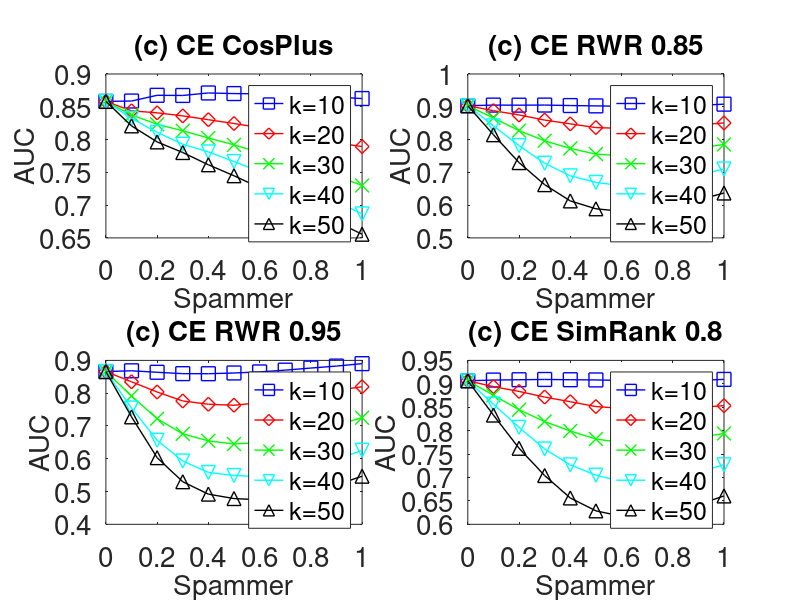

Reproduce this figure in MATLAB.

subplot(2,2,1);
x=0:0.1:1;
y=[0.858184     0.8587426	0.8674862	0.8672474	0.8710446	0.8701208	0.8697354	0.8695238	0.8649196	0.8646066	0.8625438
];
plot(x,y,'-bs','LineWidth',1,'MarkerSize',10);
hold on;

y=[0.858184      0.843791	0.8407628	0.8361246	0.8302818	0.8244338	0.8182202	0.813264	0.8035632	0.7948924	0.7893536
];
plot(x,y,'-rd','LineWidth',1,'MarkerSize',10);
hold on;

y=[0.858184 	0.8375916	0.8232672	0.8133912	0.802335	0.7919298	0.780079	0.7691476	0.7576666	0.7447862	0.7299224
];
plot(x,y,'-gx','LineWidth',1,'MarkerSize',10);
hold on;

y=[0.858184 	0.8321822	0.8110352	0.7928458	0.7811784	0.7665024	0.7509172	0.734901	0.7202644	0.7052394	0.686624
];
plot(x,y,'-cv','LineWidth',1,'MarkerSize',10);
hold on;

y=[0.858184 	0.820857	0.796396	0.7801924	0.7615506	0.744816	0.7264802	0.7095366	0.691314	0.674529	0.655587
];
plot(x,y,'-k^','LineWidth',1,'MarkerSize',10);


set(gca,'FontSize',20);
xlabel('Spammer','fontsize',20);
ylabel('AUC','fontsize',20);
title('(c) CE CosPlus','fontsize',20);

legend('k=10','k=20','k=30','k=40','k=50');
hold on;



subplot(2,2,2);
x=0:0.1:1;
y=[0.9031704    0.9050938	0.9048508	0.9051682	0.9037226	0.9026746	0.9015678	0.9018898	0.9026372	0.904281	0.9079476
];
plot(x,y,'-bs','LineWidth',1,'MarkerSize',10);
hold on;

y=[0.9031704   0.8880664	0.8750646	0.859384	0.8478974	0.8365242	0.8340232	0.8325994	0.8367288	0.844289	0.8507526
];
plot(x,y,'-rd','LineWidth',1,'MarkerSize',10);
hold on;

y=[0.9031704	0.8656988	0.8273532	0.7961276	0.7729112	0.7555718	0.75101	0.7539212	0.7606526	0.773901	0.7849872
];
plot(x,y,'-gx','LineWidth',1,'MarkerSize',10);
hold on;

y=[0.9031704	0.8418486	0.781491	0.7277866	0.689352	0.6693064	0.6593048	0.6658852	0.6748486	0.6913488	0.7103438
];
plot(x,y,'-cv','LineWidth',1,'MarkerSize',10);
hold on;

y=[0.9031704	0.8147298	0.7296426	0.6623686	0.6128216	0.5887914	0.581154	0.5815852	0.5977284	0.6156864	0.6369006
];
plot(x,y,'-k^','LineWidth',1,'MarkerSize',10);


set(gca,'FontSize',20);
xlabel('Spammer','fontsize',20);
ylabel('AUC','fontsize',20);
title('(c) CE RWR 0.85','fontsize',20);

legend('k=10','k=20','k=30','k=40','k=50');
hold on;


subplot(2,2,3);
x=0:0.1:1;
y=[0.8659524   0.8682784	0.8637492	0.8595692	0.8593502	0.861601	0.864846	0.8702674	0.8766192	0.8826414	0.8900456
];
plot(x,y,'-bs','LineWidth',1,'MarkerSize',10);
hold on;

y=[0.8659524	0.83477	0.8036436	0.7762508	0.7662656	0.7631624	0.7710562	0.7774774	0.7914914	0.8088196	0.8195876
];
plot(x,y,'-rd','LineWidth',1,'MarkerSize',10);
hold on;

y=[0.8659524	0.791473	0.7221982	0.6759336	0.6546062	0.64489	0.649575	0.662684	0.6787706	0.7032682	0.7251844
];
plot(x,y,'-gx','LineWidth',1,'MarkerSize',10);
hold on;

y=[0.8659524	0.754749	0.6564586	0.5930602	0.5581764	0.548975	0.5456036	0.5586424	0.574344	0.5967222	0.6258392
];
plot(x,y,'-cv','LineWidth',1,'MarkerSize',10);
hold on;

y=[0.8659524	0.7277794	0.603218	0.5298628	0.492039	0.4785476	0.4748848	0.4792762	0.4978152	0.5200714	0.5467422
];
plot(x,y,'-k^','LineWidth',1,'MarkerSize',10);


set(gca,'FontSize',20);
xlabel('Spammer','fontsize',20);
ylabel('AUC','fontsize',20);
title('(c) CE RWR 0.95','fontsize',20);

legend('k=10','k=20','k=30','k=40','k=50');
hold on;


subplot(2,2,4);
x=0:0.1:1;
y=[0.9065144  0.9080086	0.9086946	0.9092758	0.9087236	0.9082754	0.9071594	0.9069718	0.9069552	0.9073864	0.9094322
];
plot(x,y,'-bs','LineWidth',1,'MarkerSize',10);
hold on;

y=[0.9065144	0.8939316	0.8837492	0.8717006	0.8617424	0.8514292	0.8476316	0.8434196	0.8447374	0.8495104	0.8533384
];
plot(x,y,'-rd','LineWidth',1,'MarkerSize',10);
hold on;

y=[0.9065144	0.8756456	0.8446414	0.8193976	0.7992784	0.782092	0.7745994	0.7733246	0.7757596	0.7853058	0.7939456
];
plot(x,y,'-gx','LineWidth',1,'MarkerSize',10);
hold on;

y=[0.9065144	0.8565864	0.8069554	0.760835	0.7268766	0.7049938	0.691411	0.6939158	0.6989964	0.7118334	0.7270836
];
plot(x,y,'-cv','LineWidth',1,'MarkerSize',10);
hold on;

y=[0.9065144	0.833251	0.7623284	0.7041314	0.6562444	0.6287252	0.6172252	0.6143336	0.6274864	0.6421106	0.6605568
];
plot(x,y,'-k^','LineWidth',1,'MarkerSize',10);


set(gca,'FontSize',20);
xlabel('Spammer','fontsize',20);
ylabel('AUC','fontsize',20);
title('(c) CE SimRank 0.8','fontsize',20);

legend('k=10','k=20','k=30','k=40','k=50');
hold on;
